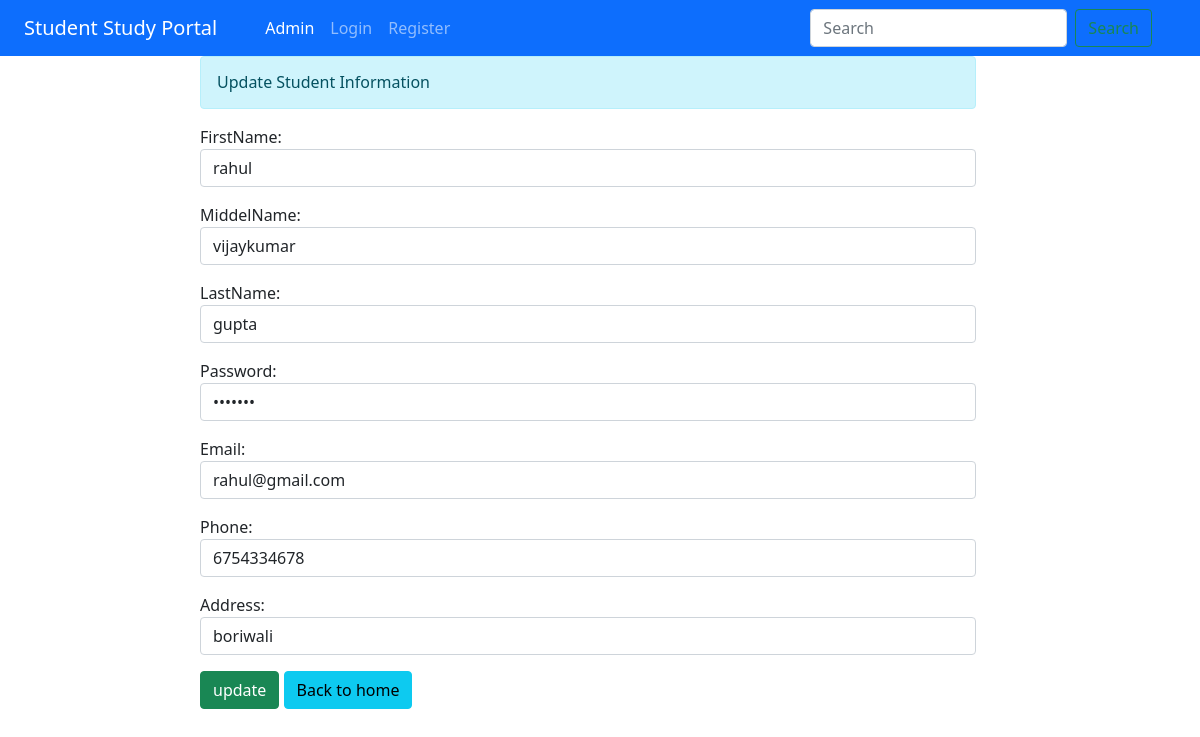
The app's page /5/ with its own data.
### employee/models.py (models this page shows)
class Add(models.Model):
    FirstName=models.CharField(max_length=70)
    MiddelName=models.CharField(max_length=70)
    LastName=models.CharField(max_length=70)
    Password=models.CharField(max_length=70)
    Email=models.EmailField(max_length=70)
    Phone=models.CharField(max_length=10)
    Address=models.CharField(max_length=100)

### employee/views.py (the view)
# urls.py: path('<int:id>/',views.update_info,name="updatedata"),
def update_info(request,id):
    if request.method=='POST':
        pi=Add.objects.get(pk=id)
        fm=EmployeeAdd(request.POST,instance=pi)
        if fm.is_valid():
            fm.save()
    else:
        pi=Add.objects.get(pk=id)
        fm=EmployeeAdd(instance=pi)
    return render(request, 'employee/update.html',{'form':fm})

### employee/forms.py
class EmployeeAdd(forms.ModelForm):
    class Meta:
        model=Add
        fields=['FirstName','MiddelName','LastName','Password','Email','Phone','Address']
        widgets={
            'FirstName':forms.TextInput(attrs={'class':'form-control'}),
            'MiddelName':forms.TextInput(attrs={'class':'form-control'}),
            'LastName':forms.TextInput(attrs={'class':'form-control'}),
            'Password':forms.PasswordInput( render_value=True, attrs={'class':'form-control'}),
            'Email':forms.EmailInput(attrs={'class':'form-control'}),
            'Phone':forms.TextInput(attrs={'class':'form-control'}),
            'Address':forms.TextInput(attrs={'class':'form-control'}),
        }

### employee/templates/employee/update.html (shortened to what this page needs)
{% extends 'employee/base.html' %}
{% block  content %}
<div class="row">
    <div class="col-sm-8 offset-2" >
      <h6 class="alert alert-info">Update Student Information</h6>
      <form action="" method="POST">
        {{form.as_p}}
        <input type="submit" class="btn btn-success" value="update">
        <a href="{% url 'home' %}" class="btn btn-info">Back to home</a>
    </form>
    </div>
</div>
{% endblock content %}

### records on screen
Add: FirstName "rahul", MiddelName "vijaykumar", LastName "gupta", Email "rahul@gmail.com", Phone "6754334678", Address "boriwali"
